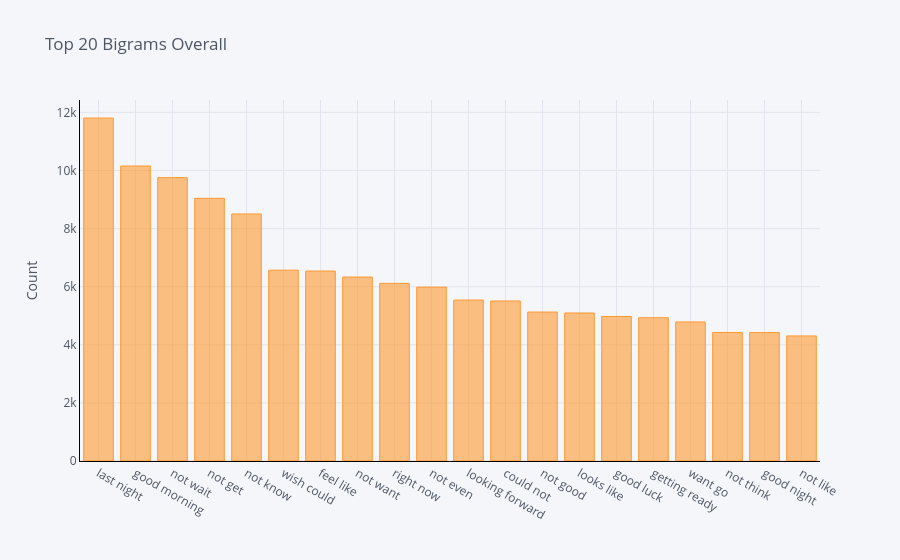

Source (notebook cell):
### Code cell
configure_plotly_browser_state()
df3.groupby('Tweet').sum()['Count'].sort_values(ascending=False).iplot(kind='bar', yTitle='Count', linecolor='black', title='Top 20 Bigrams Overall')

### Figure 1 — Plotly figure (JSON) as saved in the notebook; plotly's stock layout.template omitted (floating-point values rounded to 4 significant figures)
{"data": [{"marker": {"color": "rgba(255, 153, 51, 0.6)", "line": {"color": "rgba(255, 153, 51, 1.0)", "width": 1}}, "name": "Count", "orientation": "v", "text": "", "type": "bar", "x": ["last night", "good morning", "not wait", "not get", "not know", "wish could", "feel like", "not want", "right now", "not even", "looking forward", "could not", "not good", "looks like", "good luck", "getting ready", "want go", "not think", "good night", "not like"], "y": [11805, 10154, 9756, 9042, 8503, 6569, 6539, 6333, 6114, 5986, 5540, 5509, 5128, 5095, 4975, 4933, 4787, 4424, 4420, 4306]}], "layout": {"legend": {"bgcolor": "#F5F6F9", "font": {"color": "#4D5663"}}, "paper_bgcolor": "#F5F6F9", "plot_bgcolor": "#F5F6F9", "title": {"font": {"color": "#4D5663"}, "text": "Top 20 Bigrams Overall"}, "xaxis": {"gridcolor": "#E1E5ED", "linecolor": "black", "showgrid": true, "tickfont": {"color": "#4D5663"}, "title": {"font": {"color": "#4D5663"}, "text": ""}, "zerolinecolor": "#E1E5ED"}, "yaxis": {"gridcolor": "#E1E5ED", "linecolor": "black", "showgrid": true, "tickfont": {"color": "#4D5663"}, "title": {"font": {"color": "#4D5663"}, "text": "Count"}, "zerolinecolor": "#E1E5ED"}}}
